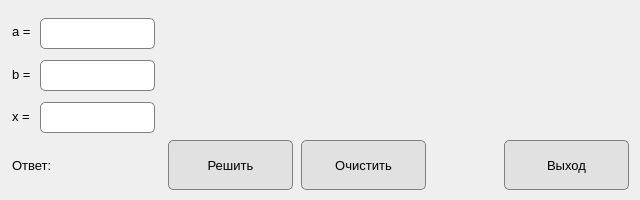
<?xml version="1.0" encoding="UTF-8"?>
<ui version="4.0">
    <class>Dialog</class>
    <widget class="QDialog" name="Dialog">
        <property name="geometry">
            <rect>
                <x>0</x>
                <y>0</y>
                <width>640</width>
                <height>200</height>
            </rect>
        </property>
        <property name="minimumSize">
            <size>
                <width>640</width>
                <height>200</height>
            </size>
        </property>
        <property name="maximumSize">
            <size>
                <width>640</width>
                <height>200</height>
            </size>
        </property>
        <property name="windowTitle">
            <string>Dialog</string>
        </property>
        <widget class="QLabel" name="label_x">
            <property name="geometry">
                <rect>
                    <x>12</x>
                    <y>106</y>
                    <width>21</width>
                    <height>20</height>
                </rect>
            </property>
            <property name="font">
                <font>
                    <family>Segoe UI</family>
                    <pointsize>10</pointsize>
                </font>
            </property>
            <property name="text">
                <string>x =</string>
            </property>
        </widget>
        <widget class="QLineEdit" name="lineEdit_a">
            <property name="geometry">
                <rect>
                    <x>40</x>
                    <y>18</y>
                    <width>115</width>
                    <height>31</height>
                </rect>
            </property>
            <property name="font">
                <font>
                    <family>Segoe UI</family>
                    <pointsize>10</pointsize>
                </font>
            </property>
            <property name="styleSheet">
                <string notr="true">border: 1px solid gray;
                    border-radius: 5px;
                </string>
            </property>
        </widget>
        <widget class="QLabel" name="label_b">
            <property name="geometry">
                <rect>
                    <x>12</x>
                    <y>64</y>
                    <width>21</width>
                    <height>20</height>
                </rect>
            </property>
            <property name="font">
                <font>
                    <family>Segoe UI</family>
                    <pointsize>10</pointsize>
                </font>
            </property>
            <property name="text">
                <string>b =</string>
            </property>
        </widget>
        <widget class="QLineEdit" name="lineEdit_b">
            <property name="geometry">
                <rect>
                    <x>40</x>
                    <y>60</y>
                    <width>115</width>
                    <height>31</height>
                </rect>
            </property>
            <property name="font">
                <font>
                    <family>Segoe UI</family>
                    <pointsize>10</pointsize>
                </font>
            </property>
            <property name="styleSheet">
                <string notr="true">border: 1px solid gray;
                    border-radius: 5px;
                </string>
            </property>
        </widget>
        <widget class="QPushButton" name="btn_solve">
            <property name="geometry">
                <rect>
                    <x>168</x>
                    <y>140</y>
                    <width>125</width>
                    <height>50</height>
                </rect>
            </property>
            <property name="font">
                <font>
                    <family>Segoe UI</family>
                    <pointsize>10</pointsize>
                </font>
            </property>
            <property name="styleSheet">
                <string notr="true">border: 1px solid gray;
                    border-radius: 5px;
                    background: #e1e1e1;
                </string>
            </property>
            <property name="text">
                <string>Решить</string>
            </property>
        </widget>
        <widget class="QPushButton" name="btn_clear">
            <property name="geometry">
                <rect>
                    <x>301</x>
                    <y>140</y>
                    <width>125</width>
                    <height>50</height>
                </rect>
            </property>
            <property name="font">
                <font>
                    <family>Segoe UI</family>
                    <pointsize>10</pointsize>
                </font>
            </property>
            <property name="styleSheet">
                <string notr="true">border: 1px solid gray;
                    border-radius: 5px;
                    background: #e1e1e1;
                </string>
            </property>
            <property name="text">
                <string>Очистить</string>
            </property>
        </widget>
        <widget class="QLabel" name="label_a">
            <property name="geometry">
                <rect>
                    <x>12</x>
                    <y>21</y>
                    <width>21</width>
                    <height>20</height>
                </rect>
            </property>
            <property name="font">
                <font>
                    <family>Segoe UI</family>
                    <pointsize>10</pointsize>
                </font>
            </property>
            <property name="text">
                <string>a =</string>
            </property>
        </widget>
        <widget class="QLineEdit" name="lineEdit_x">
            <property name="geometry">
                <rect>
                    <x>40</x>
                    <y>102</y>
                    <width>115</width>
                    <height>31</height>
                </rect>
            </property>
            <property name="font">
                <font>
                    <family>Segoe UI</family>
                    <pointsize>10</pointsize>
                </font>
            </property>
            <property name="styleSheet">
                <string notr="true">border: 1px solid gray;
                    border-radius: 5px;
                </string>
            </property>
        </widget>
        <widget class="QLabel" name="label_answer">
            <property name="geometry">
                <rect>
                    <x>12</x>
                    <y>157</y>
                    <width>148</width>
                    <height>16</height>
                </rect>
            </property>
            <property name="font">
                <font>
                    <family>Segoe UI</family>
                    <pointsize>10</pointsize>
                </font>
            </property>
            <property name="text">
                <string>Ответ:</string>
            </property>
        </widget>
        <widget class="QLabel" name="label_img">
            <property name="geometry">
                <rect>
                    <x>170</x>
                    <y>9</y>
                    <width>471</width>
                    <height>121</height>
                </rect>
            </property>
            <property name="text">
                <string/>
            </property>
        </widget>
        <widget class="QPushButton" name="btn_exit">
            <property name="geometry">
                <rect>
                    <x>504</x>
                    <y>140</y>
                    <width>125</width>
                    <height>50</height>
                </rect>
            </property>
            <property name="font">
                <font>
                    <family>Segoe UI</family>
                    <pointsize>10</pointsize>
                </font>
            </property>
            <property name="styleSheet">
                <string notr="true">border: 1px solid gray;
                    border-radius: 5px;
                    background: #e1e1e1;
                </string>
            </property>
            <property name="text">
                <string>Выход</string>
            </property>
        </widget>
    </widget>
    <resources/>
    <connections/>
</ui>
